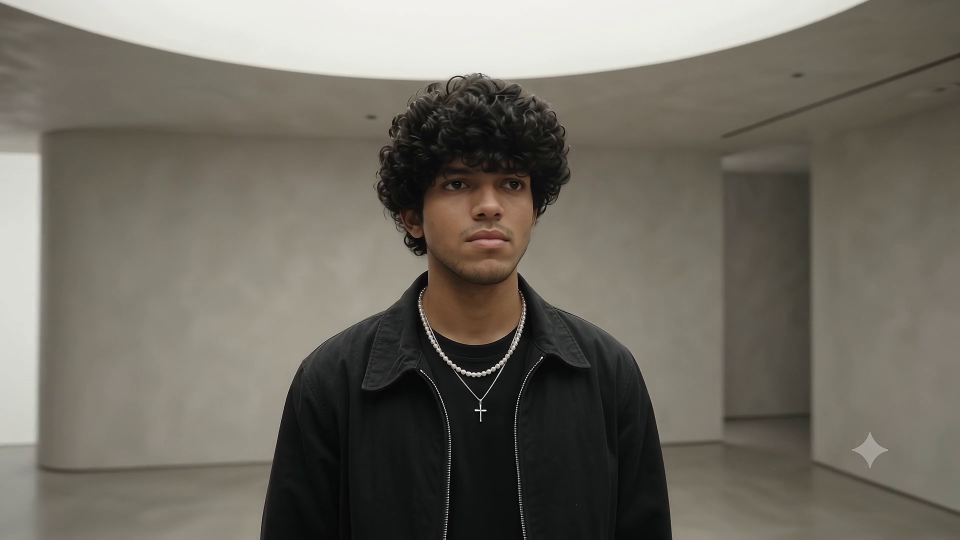
#> input picture frame 14 of assets/videos/clip1_spin.mp4, 1920 x 1080 px (shown at 1/2 size)
$ python process_multi_clip.py
#> lines starting #> are read from the running program, lines starting #| are printed output that depends on the picture
import os
import json
import cv2
import numpy as np
from PIL import Image

def extract_and_crossfade():
    clip1_path = 'portfolio3dscrollerAdvance/assets/videos/clip1_spin.mp4'
    clip2_path = 'portfolio3dscrollerAdvance/assets/videos/clip2_seedance.mp4'
    frames_dir = 'portfolio3dscrollerAdvance/frames'
    images_dir = 'portfolio3dscrollerAdvance/assets/images'
    os.makedirs(frames_dir, exist_ok=True)
    os.makedirs(images_dir, exist_ok=True)

    target_w, target_h = 1280, 720

    print("Opening Clip 1:", clip1_path)
    cap1 = cv2.VideoCapture(clip1_path)
    c1_frames = []
    while cap1.isOpened():
        ret, frame = cap1.read()
#> frame is the input picture: shape (1080, 1920, 3); mean B, G, R 99.1, 108.4, 112.7
        if not ret:
            break
        # Resize to target 16:9
        resized = cv2.resize(frame, (target_w, target_h), interpolation=cv2.INTER_AREA)
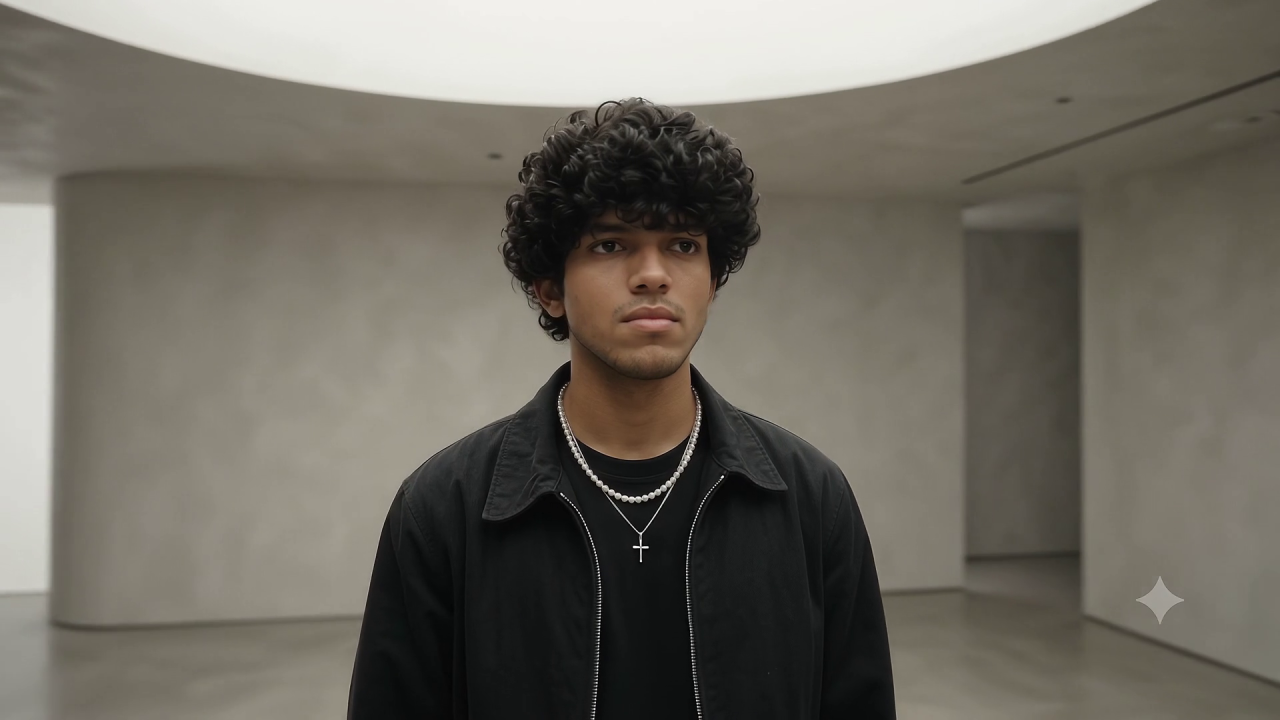
#> resized: shape (720, 1280, 3); mean B, G, R 99.1, 108.4, 112.7
        c1_frames.append(resized)
    cap1.release()
    print(f"Loaded {len(c1_frames)} frames from Clip 1")

    print("Opening Clip 2:", clip2_path)
    cap2 = cv2.VideoCapture(clip2_path)
    c2_frames = []
    while cap2.isOpened():
        ret, frame = cap2.read()
        if not ret:
            break
        # Resize to target 16:9 (from 854x480 to 1280x720)
        resized = cv2.resize(frame, (target_w, target_h), interpolation=cv2.INTER_LANCZOS4)
        c2_frames.append(resized)
    cap2.release()
    print(f"Loaded {len(c2_frames)} frames from Clip 2")

    if not c1_frames or not c2_frames:
        print("Error: Could not load frames from one or both clips!")
        return

    # Splicing configuration
    # 16-frame cross-fade transition
    TRANSITION_FRAMES = 16

    # Clip 1 prefix (before transition)
    c1_pure_count = len(c1_frames) - TRANSITION_FRAMES
    master_frames = []

    # 1. Pure Clip 1 frames
    for i in range(c1_pure_count):
        master_frames.append(c1_frames[i])

    # 2. Cross-fade frames between Clip 1 end and Clip 2 start
    print(f"Cross-fading {TRANSITION_FRAMES} frames...")
    for t in range(TRANSITION_FRAMES):
        alpha = (t + 1) / float(TRANSITION_FRAMES + 1)
        f1 = c1_frames[c1_pure_count + t]
        f2 = c2_frames[t]
        blended = cv2.addWeighted(f1, 1.0 - alpha, f2, alpha, 0.0)
        master_frames.append(blended)

    # 3. Clip 2 frames (from transition onwards)
    # Clip 2 has 241 frames. To keep scrubbing responsive, we can include all remaining frames
    for j in range(TRANSITION_FRAMES, len(c2_frames)):
        master_frames.append(c2_frames[j])

    total_frames = len(master_frames)
    print(f"Master sequence has {total_frames} total frames.")

    # Save to WebP
    print("Writing WebP frames...")
    for idx, frame_bgr in enumerate(master_frames):
        rgb = cv2.cvtColor(frame_bgr, cv2.COLOR_BGR2RGB)
        im = Image.fromarray(rgb)

        if idx == 0:
            im.save(os.path.join(images_dir, 'hero.jpg'), "JPEG", quality=92)

        fname = f"frame_{idx + 1:04d}.webp"
        im.save(os.path.join(frames_dir, fname), "WEBP", quality=82, method=4)

        if (idx + 1) % 50 == 0 or (idx + 1) == total_frames:
            print(f"Exported {idx + 1}/{total_frames} frames...")

    # Manifest metadata
    clip1_fraction = c1_pure_count / float(total_frames)
    transition_fraction = (c1_pure_count + TRANSITION_FRAMES) / float(total_frames)

    manifest = {
        "count": total_frames,
        "pattern": "frames/frame_%04d.webp",
        "active_clips": 2,
        "clip1_end_frame": c1_pure_count,
        "clip2_start_frame": c1_pure_count + TRANSITION_FRAMES,
        "clip1_fraction": round(clip1_fraction, 4),
        "transition_fraction": round(transition_fraction, 4),
        "status": "Clips 1 and 2 active. Ready for Clip 3."
    }

    with open(os.path.join(frames_dir, 'manifest.json'), 'w') as f:
        json.dump(manifest, f, indent=2)

    print(f"Done! Manifest generated with {total_frames} frames.")

if __name__ == "__main__":
    extract_and_crossfade()

$ run again, starting later in the video
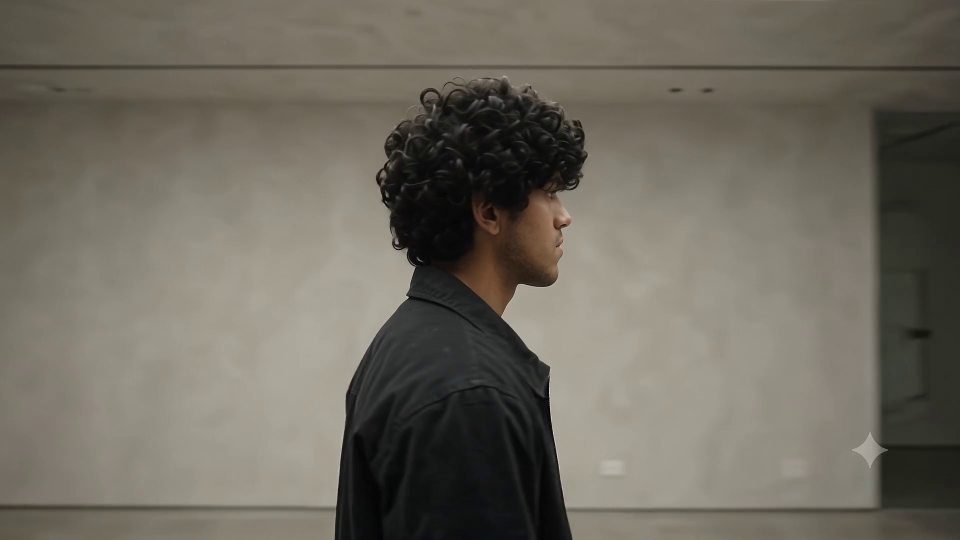
#> input picture frame 64 of assets/videos/clip1_spin.mp4, 1920 x 1080 px (shown at 1/2 size)
#> in extract_and_crossfade, frame is the input picture: shape (1080, 1920, 3); mean B, G, R 95.3, 105.9, 110.6
#> in extract_and_crossfade, `resized = cv2.resize(frame, (target_w, target_h), interpolation=cv2.IN..`:
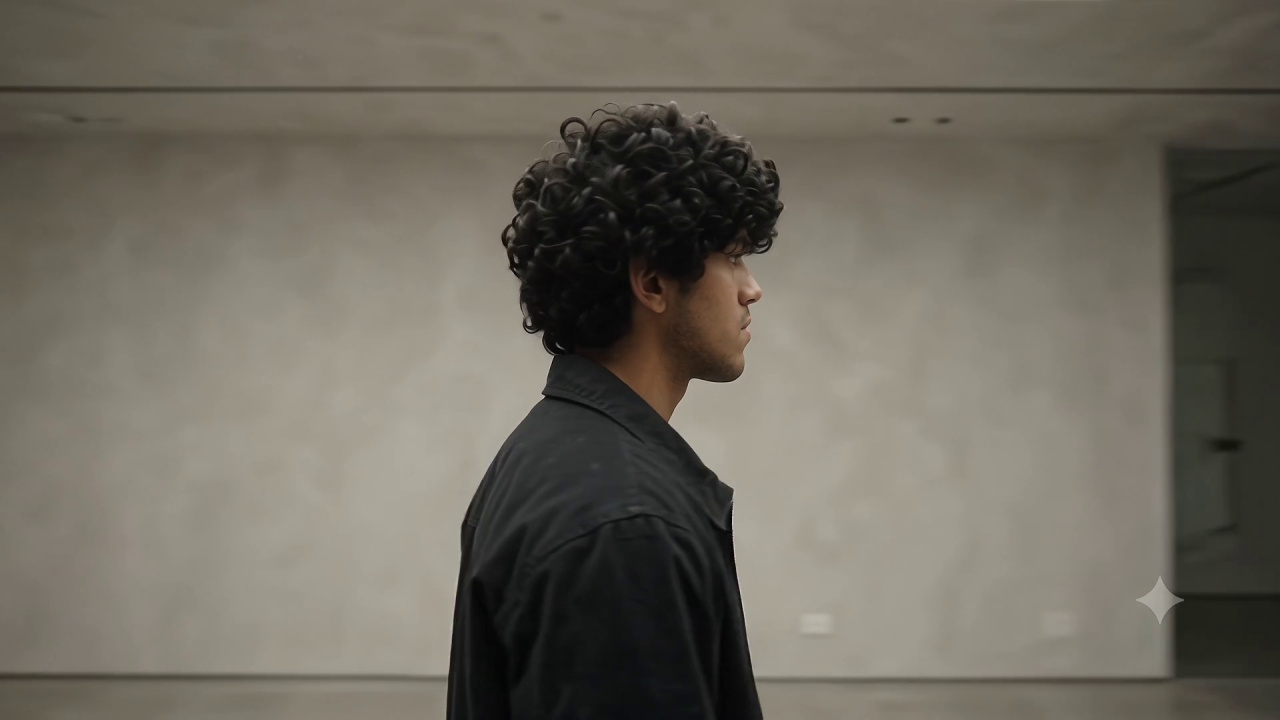
#> resized: shape (720, 1280, 3); mean B, G, R 95.3, 105.9, 110.6

$ run again, starting later in the video
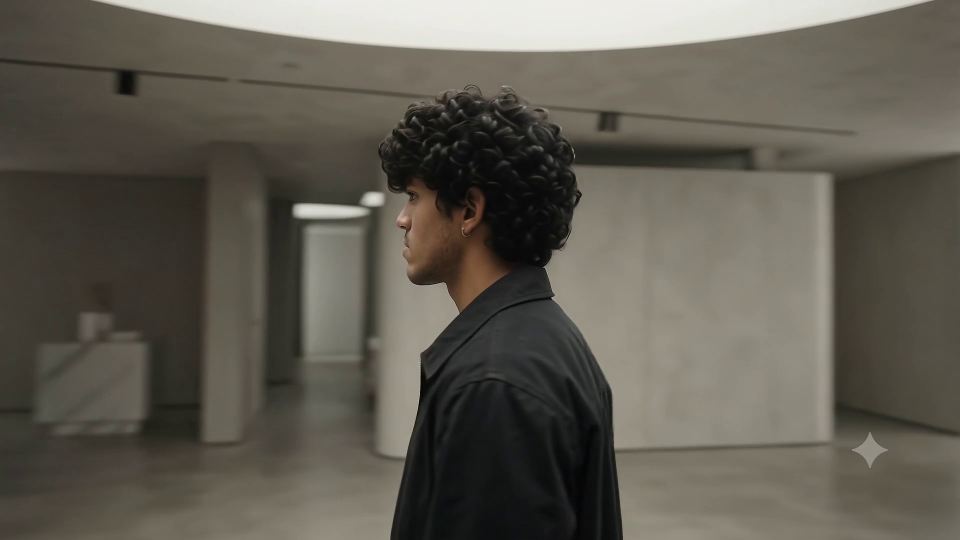
#> input picture frame 115 of assets/videos/clip1_spin.mp4, 1920 x 1080 px (shown at 1/2 size)
#> in extract_and_crossfade, frame is the input picture: shape (1080, 1920, 3); mean B, G, R 83, 92.5, 96.4
#> in extract_and_crossfade, `resized = cv2.resize(frame, (target_w, target_h), interpolation=cv2.IN..`:
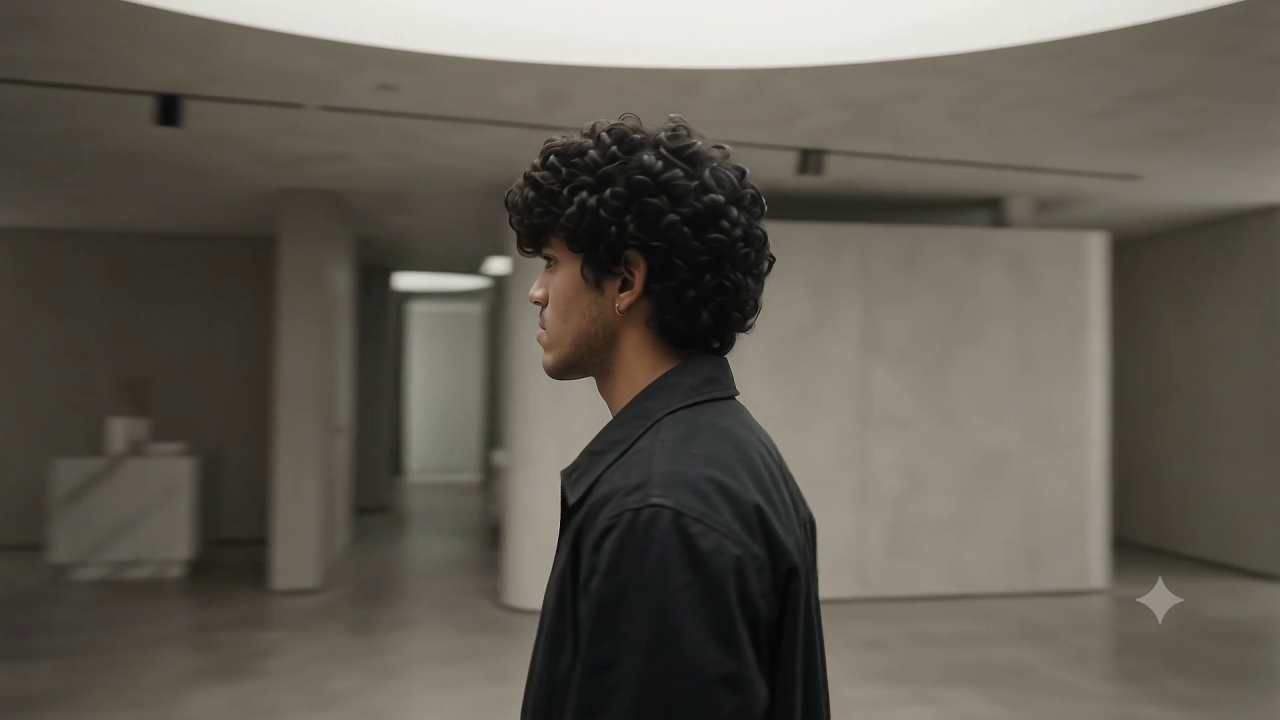
#> resized: shape (720, 1280, 3); mean B, G, R 83, 92.5, 96.4
